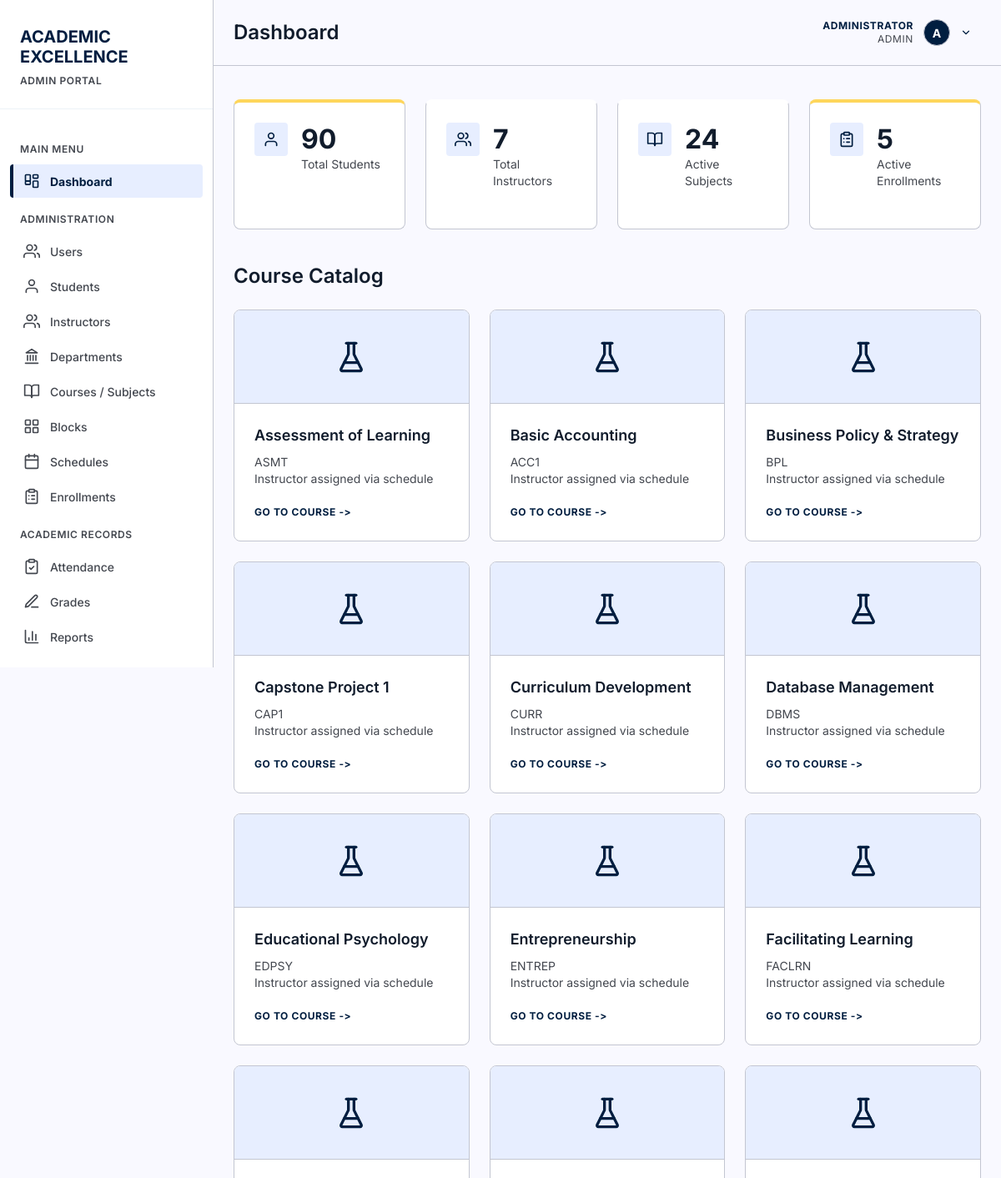
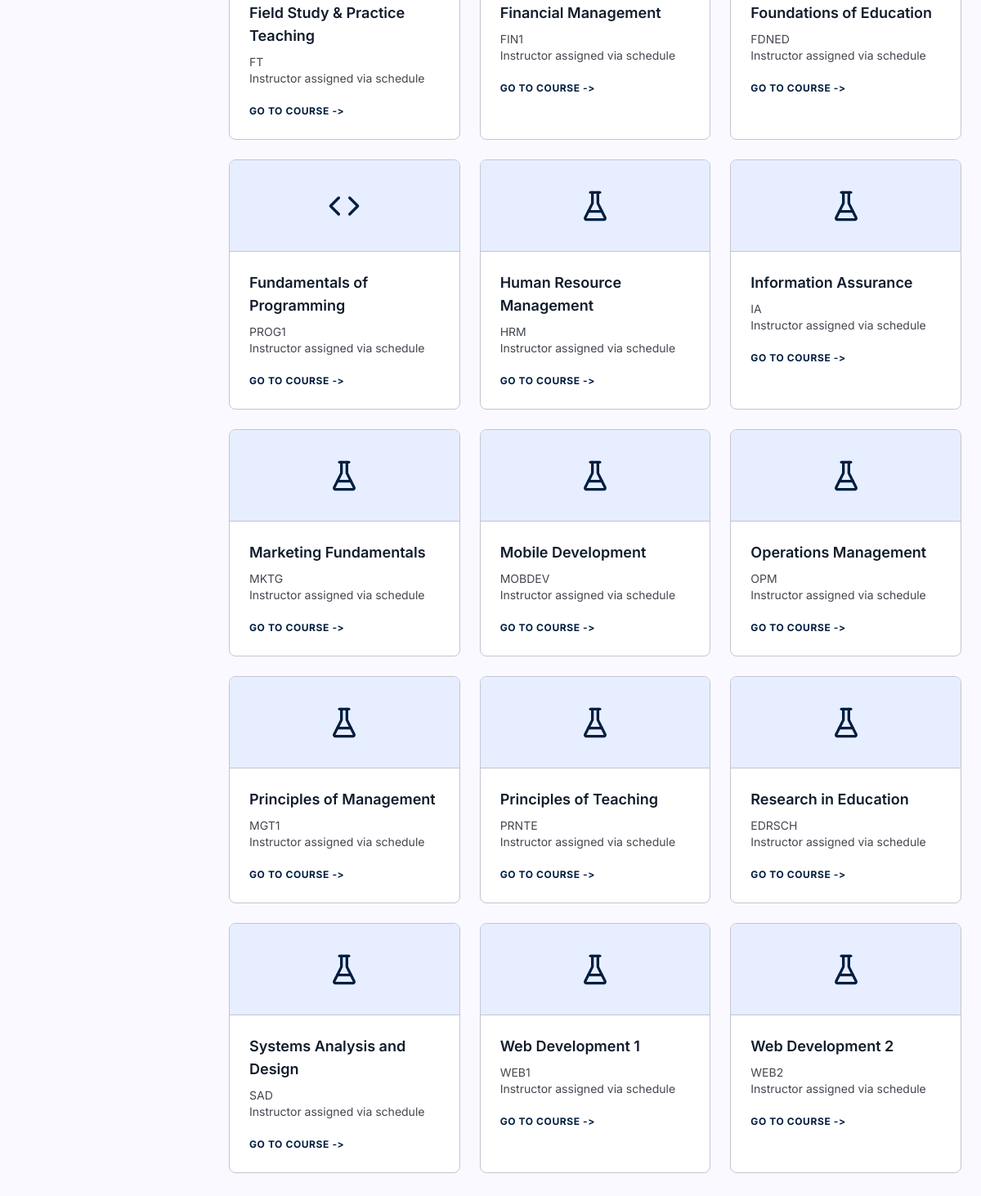
The page /index.php (signed in) on the database its author committed (2 pictures, top to bottom).
### tables this page shows
CREATE TABLE "users" (
                    id INTEGER PRIMARY KEY AUTOINCREMENT,
                    username TEXT NOT NULL UNIQUE,
                    password TEXT NOT NULL,
                    full_name TEXT NOT NULL,
                    email TEXT UNIQUE,
                    role TEXT NOT NULL DEFAULT 'student' CHECK(role IN ('admin', 'instructor', 'student')),
                    is_active INTEGER NOT NULL DEFAULT 1 CHECK(is_active IN (0, 1)),
                    last_login_at DATETIME,
                    created_at DATETIME NOT NULL DEFAULT CURRENT_TIMESTAMP,
                    updated_at DATETIME NOT NULL DEFAULT CURRENT_TIMESTAMP
                );

CREATE TABLE subjects (
        id INTEGER PRIMARY KEY AUTOINCREMENT,
        subject_code TEXT UNIQUE NOT NULL,
        subject_name TEXT NOT NULL,
        description TEXT,
        credits INTEGER DEFAULT 3,
        created_at TIMESTAMP DEFAULT CURRENT_TIMESTAMP
    , department_id INTEGER REFERENCES departments(id) ON DELETE SET NULL, course_level INTEGER, is_active INTEGER NOT NULL DEFAULT 1 CHECK(is_active IN (0, 1)), updated_at DATETIME);

### includes/auth.php (called while the page is built, shortened)
<?php
require_once __DIR__ . '/../config/database.php';
function currentUser() {
    static $user = false;
    if ($user === false) {
        $db = getDB();
        $stmt = $db->prepare("SELECT * FROM users WHERE id = :id AND is_active = 1");
        $stmt->execute([':id' => (int) $_SESSION['user_id']]);
        $user = $stmt->fetch() ?: null;
    }
    return $user;
}
function isLoggedIn() {
    return currentUser() !== null;
}
function requireLogin() {
    if (!isLoggedIn()) {
        header('Location: ' . baseUrl() . 'login.php');
        exit();
    }
}
function roleLabel($role) {
    return [
        'admin'      => 'Admin',
        'instructor' => 'Teacher',
        'student'    => 'Student'
    ][$role] ?? ucfirst((string) $role);
}

### config/database.php (called while the page is built, shortened)
<?php
function getDB() {
    static $db = null;
    if ($db === null) {
        try {
            $db = new PDO('sqlite:' . DB_PATH);
            $db->setAttribute(PDO::ATTR_ERRMODE, PDO::ERRMODE_EXCEPTION);
            $db->setAttribute(PDO::ATTR_DEFAULT_FETCH_MODE, PDO::FETCH_ASSOC);
            $db->exec('PRAGMA foreign_keys = ON');
        } catch (PDOException $e) {
            die("Database connection failed: " . $e->getMessage());
        }
    }
    return $db;
}
function querySingle($sql) {
    $db = getDB();
    $stmt = $db->query($sql);
    return $stmt->fetchColumn();
}

### index.php (the view, shortened to what this page needs)
<?php
require_once 'includes/functions.php';
requireLogin();
$pageTitle = 'Dashboard';
$db = getDB();
$user = currentUser();
$role = $user['role'];
$stats = [];
if ($role === 'admin') {
    $stats = [
        ['user', querySingle("SELECT COUNT(*) FROM students"), 'Total Students'],
        ['users', querySingle("SELECT COUNT(*) FROM instructors"), 'Total Instructors'],
        ['book-open', querySingle("SELECT COUNT(*) FROM subjects WHERE is_active = 1"), 'Active Subjects'],
        ['clipboard-list', querySingle("SELECT COUNT(*) FROM enrollments WHERE status = 'Enrolled'"), 'Active Enrollments']
    ];
}
$iconClass = "
    CASE
        WHEN s.subject_code LIKE 'MATH%' THEN 'math'
        WHEN s.subject_code LIKE 'ENG%' THEN 'english'
        WHEN s.subject_code LIKE 'BIO%' THEN 'biology'
        WHEN s.subject_code LIKE 'CS%' OR s.subject_code LIKE 'PROG%' THEN 'programming'
        ELSE 'science'
    END
";
$subjects = [];
if ($role === 'student') {
    $stmt = $db->prepare("
        SELECT s.subject_name, s.subject_code, cs.section_code, cs.schedule,
               ins.first_name, ins.last_name,
               $iconClass AS icon_class, s.id
        FROM enrollments e
        JOIN course_sections cs ON e.section_id = cs.id
        JOIN subjects s ON cs.subject_id = s.id
        JOIN instructors ins ON cs.instructor_id = ins.id
        WHERE e.student_id = :sid AND e.status = 'Enrolled'
        ORDER BY s.subject_name
    ");
    $stmt->execute([':sid' => $student['id']]);
    $subjects = $stmt->fetchAll();
} else {
    $subjects = $db->query("
        SELECT s.subject_name, s.subject_code, NULL AS section_code, NULL AS schedule,
               NULL AS first_name, NULL AS last_name,
               $iconClass AS icon_class, s.id
        FROM subjects s WHERE s.is_active = 1
        ORDER BY s.subject_name
    ")->fetchAll();
}
include 'includes/header.php';
?>
<div class="dashboard-stats">
    <?php foreach ($stats as $stat): ?>
    <div class="stat-card">
        <div class="stat-icon"><?php echo icon($stat[0], 20); ?></div>
        <div class="stat-info">
            <h3><?php echo $stat[1]; ?></h3>
            <p><?php echo $stat[2]; ?></p>
        </div>
    </div>
    <?php endforeach; ?>
</div>
<div class="subjects-header">
    <h2><?php echo $role === 'admin' ? 'Course Catalog' : 'My Subjects'; ?></h2>
</div>
<div class="subjects-grid">
    <?php foreach ($subjects as $subject): ?>
    <div class="subject-card">
        <div class="subject-card-icon <?php echo $subject['icon_class']; ?>">
            <?php echo icon(subjectIcon($subject['icon_class']), 40); ?>
        </div>
        <div class="subject-card-body">
            <h3 class="subject-card-title"><?php echo htmlspecialchars($subject['subject_name']); ?></h3>
            <p class="subject-card-section">
                <?php echo htmlspecialchars($subject['subject_code']); ?>
            </p>
            <p class="subject-card-professor">
                <?php if ($subject['first_name']): ?>
                    <?php echo htmlspecialchars('Prof. ' . $subject['first_name'] . ' ' . $subject['last_name']); ?>
                    <?php if ($subject['schedule']): ?>
                        <br><?php echo htmlspecialchars($subject['schedule']); ?>
                    <?php endif; ?>
                <?php else: ?>
                    Instructor assigned via schedule
                <?php endif; ?>
            </p>
            <a href="pages/subject-detail.php?id=<?php echo $subject['id']; ?>" class="subject-card-link">GO TO COURSE</a>
        </div>
    </div>
    <?php endforeach; ?>
</div>
<?php include 'includes/footer.php'; ?>

### includes/header.php (shortened to what this page needs)
<?php
$currentPage = basename($_SERVER['PHP_SELF'], '.php');
$assetPrefix = $currentPage === 'index' ? '' : '../';
$user = currentUser();
$role = $user['role'];
$fullName = $user['full_name'];
$roleLabel = roleLabel($role);
$avatarLetter = strtoupper(substr($fullName, 0, 1));
?>
<!DOCTYPE html>
<html lang="en">
<head>
    <link rel="stylesheet" href="<?php echo $assetPrefix; ?>assets/css/style.css">
</head>
<body>
    <aside class="sidebar">
        <div class="sidebar-header">
            <h1>
                <span class="red">ACADEMIC</span><br>
                <span class="white">EXCELLENCE</span>
            </h1>
            <span class="portal-label"><?php echo strtoupper($roleLabel); ?> PORTAL</span>
        </div>
        <nav class="sidebar-menu">
            <div class="menu-category">Main Menu</div>
            <a href="<?php echo $assetPrefix; ?>index.php" class="menu-item <?php echo $currentPage === 'index' ? 'active' : ''; ?>">
                <span class="icon"><?php echo icon('dashboard'); ?></span>
                Dashboard
            </a>
            <?php if ($role === 'admin'): ?>
                <div class="menu-category">Administration</div>
                <a href="<?php echo $assetPrefix; ?>pages/users.php" class="menu-item <?php echo $currentPage === 'users' ? 'active' : ''; ?>">
                    <span class="icon"><?php echo icon('users'); ?></span>
                    Users
                </a>
                <a href="<?php echo $assetPrefix; ?>pages/students.php" class="menu-item <?php echo $currentPage === 'students' ? 'active' : ''; ?>">
                    <span class="icon"><?php echo icon('user'); ?></span>
                    Students
                </a>
                <a href="<?php echo $assetPrefix; ?>pages/instructors.php" class="menu-item <?php echo $currentPage === 'instructors' ? 'active' : ''; ?>">
                    <span class="icon"><?php echo icon('users'); ?></span>
                    Instructors
                </a>
                <a href="<?php echo $assetPrefix; ?>pages/departments.php" class="menu-item <?php echo $currentPage === 'departments' ? 'active' : ''; ?>">
                    <span class="icon"><?php echo icon('landmark'); ?></span>
                    Departments
                </a>
                <a href="<?php echo $assetPrefix; ?>pages/manage-subjects.php" class="menu-item <?php echo $currentPage === 'manage-subjects' ? 'active' : ''; ?>">
                    <span class="icon"><?php echo icon('book-open'); ?></span>
                    Courses / Subjects
                </a>
                <a href="<?php echo $assetPrefix; ?>pages/blocks.php" class="menu-item <?php echo $currentPage === 'blocks' ? 'active' : ''; ?>">
                    <span class="icon"><?php echo icon('grid'); ?></span>
                    Blocks
                </a>
                <a href="<?php echo $assetPrefix; ?>pages/schedules.php" class="menu-item <?php echo $currentPage === 'schedules' ? 'active' : ''; ?>">
                    <span class="icon"><?php echo icon('calendar'); ?></span>
                    Schedules
                </a>
                <a href="<?php echo $assetPrefix; ?>pages/enrollments.php" class="menu-item <?php echo $currentPage === 'enrollments' ? 'active' : ''; ?>">
                    <span class="icon"><?php echo icon('clipboard-list'); ?></span>
                    Enrollments
                </a>
                <div class="menu-category">Academic Records</div>
                <a href="<?php echo $assetPrefix; ?>pages/attendance.php" class="menu-item <?php echo $currentPage === 'attendance' ? 'active' : ''; ?>">
                    <span class="icon"><?php echo icon('clipboard-check'); ?></span>
                    Attendance
                </a>
                <a href="<?php echo $assetPrefix; ?>pages/grades.php" class="menu-item <?php echo $currentPage === 'grades' ? 'active' : ''; ?>">
                    <span class="icon"><?php echo icon('pen-line'); ?></span>
                    Grades
                </a>
                <a href="<?php echo $assetPrefix; ?>pages/reports.php" class="menu-item <?php echo $currentPage === 'reports' ? 'active' : ''; ?>">
                    <span class="icon"><?php echo icon('bar-chart'); ?></span>
                    Reports
                </a>
            <?php endif; ?>
        </nav>
    </aside>
    <div class="main-content">
        <header class="top-header">
            <h1 class="page-title"><?php echo $pageTitle ?? 'Dashboard'; ?></h1>
            <div class="user-info">
                <div class="user-menu">
                    <button class="user-menu-toggle" type="button" aria-haspopup="true" aria-expanded="false">
                        <div class="user-meta">
                            <span class="user-name"><?php echo htmlspecialchars($fullName); ?></span>
                            <span class="user-role"><?php echo $roleLabel; ?></span>
                        </div>
                        <div class="user-avatar"><?php echo $avatarLetter; ?></div>
                        <?php echo icon('chevron-down', 14); ?>
                    </button>
                </div>
            </div>
        </header>
        <div class="page-content">

### includes/icons.php (shortened to what this page needs)
<?php
function icon($name, $size = 20) {
    return '<svg xmlns="http://www.w3.org/2000/svg" width="' . $size . '" height="' . $size
        . '" viewBox="0 0 24 24" fill="none" stroke="currentColor" stroke-width="2"'
        . ' stroke-linecap="round" stroke-linejoin="round" aria-hidden="true">'
        . $icons[$name] . '</svg>';
}
function subjectIcon($class) {
    return [
        'math'        => 'sigma',
        'english'     => 'book',
        'biology'     => 'dna',
        'programming' => 'code'
    ][$class] ?? 'flask';
}

### rows shown on the page
users: role "ADMIN", full_name "ADMINISTRATOR", full_name "A"
subjects: $size 40 (drawn), subject_name "Assessment of Learning", subject_code "ASMT"
subjects: $size 40 (drawn), subject_name "Basic Accounting", subject_code "ACC1"
subjects: $size 40 (drawn), subject_name "Business Policy & Strategy", subject_code "BPL"
subjects: $size 40 (drawn), subject_name "Capstone Project 1", subject_code "CAP1"
subjects: $size 40 (drawn), subject_name "Curriculum Development", subject_code "CURR"
subjects: $size 40 (drawn), subject_name "Database Management", subject_code "DBMS"
subjects: $size 40 (drawn), subject_name "Educational Psychology", subject_code "EDPSY"
subjects: $size 40 (drawn), subject_name "Entrepreneurship", subject_code "ENTREP"
subjects: $size 40 (drawn), subject_name "Facilitating Learning", subject_code "FACLRN"
subjects: $size 40 (drawn), subject_name "Field Study & Practice Teaching", subject_code "FT"
subjects: $size 40 (drawn), subject_name "Financial Management", subject_code "FIN1"
subjects: $size 40 (drawn), subject_name "Foundations of Education", subject_code "FDNED"
subjects: $size 40 (drawn), subject_name "Fundamentals of Programming", subject_code "PROG1"
subjects: $size 40 (drawn), subject_name "Human Resource Management", subject_code "HRM"
subjects: $size 40 (drawn), subject_name "Information Assurance", subject_code "IA"
subjects: $size 40 (drawn), subject_name "Marketing Fundamentals", subject_code "MKTG"
subjects: $size 40 (drawn), subject_name "Mobile Development", subject_code "MOBDEV"
subjects: $size 40 (drawn), subject_name "Operations Management", subject_code "OPM"
subjects: $size 40 (drawn), subject_name "Principles of Management", subject_code "MGT1"
subjects: $size 40 (drawn), subject_name "Principles of Teaching", subject_code "PRNTE"
subjects: $size 40 (drawn), subject_name "Research in Education", subject_code "EDRSCH"
subjects: $size 40 (drawn), subject_name "Systems Analysis and Design", subject_code "SAD"
subjects: $size 40 (drawn), subject_name "Web Development 1", subject_code "WEB1"
subjects: $size 40 (drawn), subject_name "Web Development 2", subject_code "WEB2"

### other values the page prints
$pageTitle "Dashboard"
$stat[1] "90"
$stat[2] "Total Students"
$stat[1] "7"
$stat[2] "Total Instructors"
$stat[1] "24"
$stat[2] "Active Subjects"
$stat[1] "5"
$stat[2] "Active Enrollments"
